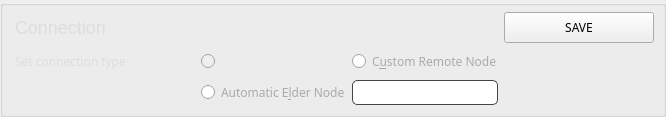
          <widget class="QGroupBox" name="groupBox_7">
           <property name="styleSheet">
            <string notr="true">border-bottom: 1px solid #444;
</string>
           </property>
           <property name="title">
            <string/>
           </property>
           <layout class="QGridLayout" name="gridLayout_18">
            <property name="leftMargin">
             <number>12</number>
            </property>
            <property name="topMargin">
             <number>6</number>
            </property>
            <property name="rightMargin">
             <number>9</number>
            </property>
            <property name="bottomMargin">
             <number>9</number>
            </property>
            <item row="2" column="2">
             <widget class="QLineEdit" name="m_hostEdit">
              <property name="minimumSize">
               <size>
                <width>0</width>
                <height>25</height>
               </size>
              </property>
              <property name="maximumSize">
               <size>
                <width>16777215</width>
                <height>25</height>
               </size>
              </property>
              <property name="styleSheet">
               <string notr="true">border: 1px solid #444;
border-radius: 5px;


color: #aaa;</string>
              </property>
              <property name="text">
               <string/>
              </property>
             </widget>
            </item>
            <item row="1" column="2">
             <widget class="QRadioButton" name="radioButton">
              <property name="minimumSize">
               <size>
                <width>0</width>
                <height>25</height>
               </size>
              </property>
              <property name="maximumSize">
               <size>
                <width>16777215</width>
                <height>25</height>
               </size>
              </property>
              <property name="font">
               <font>
                <family>Poppins</family>
               </font>
              </property>
              <property name="styleSheet">
               <string notr="true">color: #aaa; border: none;  </string>
              </property>
              <property name="text">
               <string>C&amp;ustom Remote Node</string>
              </property>
              <property name="checked">
               <bool>false</bool>
              </property>
              <attribute name="buttonGroup">
               <string notr="true">buttonGroup_3</string>
              </attribute>
             </widget>
            </item>
            <item row="2" column="1">
             <widget class="QRadioButton" name="radioButton_3">
              <property name="minimumSize">
               <size>
                <width>0</width>
                <height>25</height>
               </size>
              </property>
              <property name="maximumSize">
               <size>
                <width>16777215</width>
                <height>25</height>
               </size>
              </property>
              <property name="font">
               <font>
                <family>Poppins</family>
               </font>
              </property>
              <property name="styleSheet">
               <string notr="true">color: #aaa; border: none;  </string>
              </property>
              <property name="text">
               <string>Automatic E&amp;lder Node</string>
              </property>
              <property name="checked">
               <bool>false</bool>
              </property>
              <attribute name="buttonGroup">
               <string notr="true">buttonGroup_3</string>
              </attribute>
             </widget>
            </item>
            <item row="0" column="3">
             <widget class="QPushButton" name="b1_saveConnectionButton">
              <property name="minimumSize">
               <size>
                <width>150</width>
                <height>31</height>
               </size>
              </property>
              <property name="maximumSize">
               <size>
                <width>150</width>
                <height>31</height>
               </size>
              </property>
              <property name="font">
               <font>
                <family>Poppins</family>
               </font>
              </property>
              <property name="styleSheet">
               <string notr="true">/* This button style is handled automatically by OverviewFrame:setStyles() (in OverviewFrame.cpp) */</string>
              </property>
              <property name="text">
               <string>SAVE</string>
              </property>
             </widget>
            </item>
            <item row="1" column="0">
             <widget class="QLabel" name="label_23">
              <property name="minimumSize">
               <size>
                <width>180</width>
                <height>25</height>
               </size>
              </property>
              <property name="maximumSize">
               <size>
                <width>180</width>
                <height>25</height>
               </size>
              </property>
              <property name="font">
               <font>
                <family>Poppins</family>
               </font>
              </property>
              <property name="styleSheet">
               <string notr="true">color: #ddd; 
border: 0px;
</string>
              </property>
              <property name="text">
               <string>Set connection type</string>
              </property>
              <property name="alignment">
               <set>Qt::AlignLeading|Qt::AlignLeft|Qt::AlignVCenter</set>
              </property>
             </widget>
            </item>
            <item row="1" column="1">
             <widget class="QRadioButton" name="radioButton_2">
              <property name="enabled">
               <bool>false</bool>
              </property>
              <property name="minimumSize">
               <size>
                <width>0</width>
                <height>25</height>
               </size>
              </property>
              <property name="maximumSize">
               <size>
                <width>16777215</width>
                <height>25</height>
               </size>
              </property>
              <property name="font">
               <font>
                <family>Poppins</family>
               </font>
              </property>
              <property name="styleSheet">
               <string notr="true">color: #aaa; border: none;  </string>
              </property>
              <property name="text">
               <string/>
              </property>
              <property name="checkable">
               <bool>false</bool>
              </property>
              <property name="checked">
               <bool>false</bool>
              </property>
              <attribute name="buttonGroup">
               <string notr="true">buttonGroup_3</string>
              </attribute>
             </widget>
            </item>
            <item row="0" column="0" colspan="2">
             <widget class="QLabel" name="label_22">
              <property name="sizePolicy">
               <sizepolicy hsizetype="Expanding" vsizetype="Preferred">
                <horstretch>0</horstretch>
                <verstretch>0</verstretch>
               </sizepolicy>
              </property>
              <property name="minimumSize">
               <size>
                <width>0</width>
                <height>30</height>
               </size>
              </property>
              <property name="maximumSize">
               <size>
                <width>16777215</width>
                <height>32</height>
               </size>
              </property>
              <property name="sizeIncrement">
               <size>
                <width>0</width>
                <height>0</height>
               </size>
              </property>
              <property name="font">
               <font>
                <pointsize>-1</pointsize>
               </font>
              </property>
              <property name="styleSheet">
               <string notr="true">color: #ddd; 
font-size: 18px;
 border: 0px;</string>
              </property>
              <property name="text">
               <string>Connection</string>
              </property>
              <property name="alignment">
               <set>Qt::AlignLeading|Qt::AlignLeft|Qt::AlignVCenter</set>
              </property>
             </widget>
            </item>
           </layout>
          </widget>
